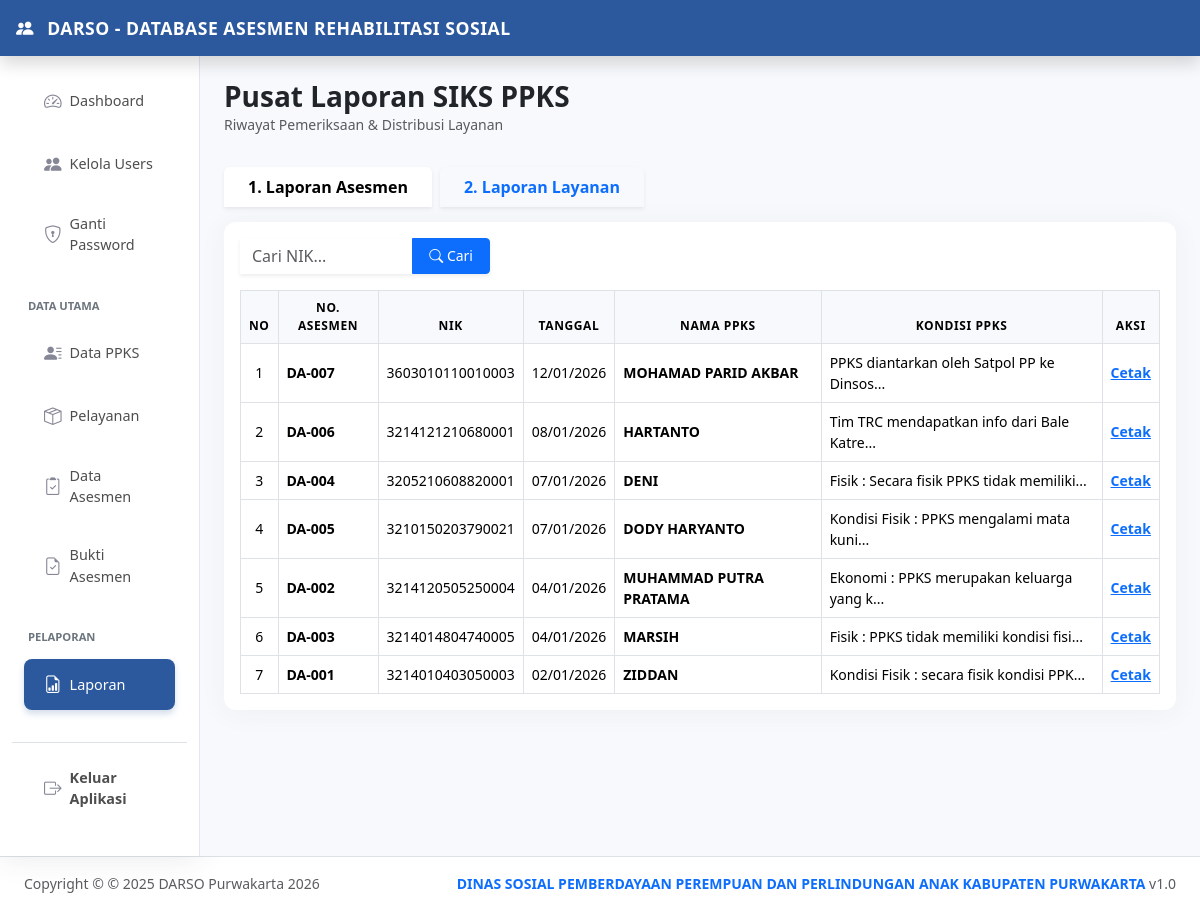
/riwayat-perekaman/index.php (signed in), run on the app's committed database.
### tables this page shows
CREATE TABLE `tbl_asesmen` (
  `no_asesmen` varchar(20) NOT NULL,
  `tgl_asesmen` date NOT NULL,
  `nik` varchar(16) NOT NULL,
  `petugas_asesmen` varchar(100) NOT NULL,
  `kondisi_ppks` text NOT NULL,
  `layanan_dibutuhkan` text DEFAULT NULL,
  `link_bukti` varchar(500) DEFAULT NULL
);

CREATE TABLE `tbl_ppks` (
  `nik` varchar(16) NOT NULL,
  `nama_ppks` varchar(100) NOT NULL,
  `tgl_lahir` date NOT NULL,
  `jk` enum('L','P') NOT NULL,
  `alamat` text NOT NULL,
  `jenis_ppks` varchar(50) NOT NULL
);

### riwayat-perekaman/index.php (the view, shortened to what this page needs)
<?php
require '../templates/header.php';
require '../templates/sidebar.php';
$keyword = isset($_GET['keyword']) ? mysqli_real_escape_string($koneksi, $_GET['keyword']) : '';
$active_tab = isset($_GET['cari_layanan']) ? 'layanan' : 'asesmen';
?>
<main class="col-md-9 ms-sm-auto col-lg-10 px-md-4 min-vh-100" style="background-color: #f8f9fc;">
  <div class="pt-4 pb-3 mb-3">
    <h3 class="fw-bold text-dark mb-0">Pusat Laporan SIKS PPKS</h3>
    <p class="text-muted small mb-0">Riwayat Pemeriksaan & Distribusi Layanan</p>
  </div>
  <ul class="nav nav-tabs border-0 mb-3" id="myTab" role="tablist">
    <li class="nav-item">
      <button class="nav-link <?= $active_tab == 'asesmen' ? 'active' : '' ?> fw-bold border-0 shadow-sm me-2 px-4" data-bs-toggle="tab" data-bs-target="#asesmen" type="button">1. Laporan Asesmen</button>
    </li>
    <li class="nav-item">
      <button class="nav-link <?= $active_tab == 'layanan' ? 'active' : '' ?> fw-bold border-0 shadow-sm px-4" data-bs-toggle="tab" data-bs-target="#layanan" type="button">2. Laporan Layanan</button>
    </li>
  </ul>
  <div class="card border-0 shadow-sm rounded-0">
    <div class="card-body p-3">
      <div class="tab-content">
        <div class="tab-pane fade <?= $active_tab == 'asesmen' ? 'show active' : '' ?>" id="asesmen">
          <form action="" method="get" class="mb-3">
            <div class="input-group shadow-sm" style="max-width: 250px;">
              <input type="text" name="keyword" class="form-control border-0 small text-dark" placeholder="Cari NIK..." value="<?= $keyword ?>">
              <button class="btn btn-primary btn-sm px-3" type="submit"><i class="bi bi-search"></i> Cari</button>
            </div>
          </form>
          <div class="table-responsive">
            <table class="table table-bordered table-hover align-middle mb-0 small">
              <thead class="bg-light fw-bold text-center">
                <tr>
                  <th>No</th>
                  <th>No. Asesmen</th>
                  <th>NIK</th>
                  <th>Tanggal</th>
                  <th>Nama PPKS</th>
                  <th>Kondisi PPKS</th>
                  <th>Aksi</th>
                </tr>
              </thead>
              <tbody>
                <?php
                $no = 1;
                $sql_asesmen = "SELECT * FROM tbl_asesmen INNER JOIN tbl_ppks ON tbl_asesmen.nik = tbl_ppks.nik WHERE 1=1";
                $sql_asesmen .= " ORDER BY tgl_asesmen DESC";
                $query_asesmen = mysqli_query($koneksi, $sql_asesmen);
                while($data = mysqli_fetch_assoc($query_asesmen)){
                ?>
                <tr>
                  <td class="text-center"><?= $no++ ?></td>
                  <td class="fw-bold"><?= $data['no_asesmen'] ?></td>
                  <td><?= $data['nik'] ?></td>
                  <td><?= date('d/m/Y', strtotime($data['tgl_asesmen'])) ?></td>
                  <td class="fw-bold"><?= $data['nama_ppks'] ?></td>
                  <td><?= substr($data['kondisi_ppks'], 0, 40) ?>...</td>
                  <td class="text-center">
                    <a href="laporan.php?id=<?= $data['no_asesmen'] ?>" target="_blank" class="fw-bold text-primary">Cetak</a>
                  </td>
                </tr>
                <?php } ?>
              </tbody>
            </table>
          </div>
        </div>
      </div>
    </div>
  </div>
</main>
<?php require '../templates/footer.php'; ?>

### templates/header.php (style rules this page uses)
:root { color-scheme: light !important; var(--warna-utama): #2c599d; var(--warna-hover): #1e3d6b; }
body { background-color: #f0f2f5 !important; color: #333 !important; }
.card { border: none !important; border-radius: 12px !important; box-shadow: 0 0.15rem 1.75rem 0 rgba(58, 59, 69, 0.05) !important; }
.table thead th { background-color: #f8f9fc; text-transform: uppercase; font-size: 0.75rem; letter-spacing: 0.05em; color: #4e4e4e !important; }

### riwayat-perekaman/index.php (style rules this page uses)
.table thead th, .table tbody td { color: #000 !important; }

### data on the page
tbl_asesmen: no_asesmen "DA-007", nik.nik "3603010110010003", tgl_asesmen "12/01/2026", nik.nama_ppks "MOHAMAD PARID AKBAR", kondisi_ppks "PPKS diantarkan oleh Satpol PP ke Dinsos"
tbl_asesmen: no_asesmen "DA-006", nik.nik "3214121210680001", tgl_asesmen "08/01/2026", nik.nama_ppks "HARTANTO", kondisi_ppks "Tim TRC mendapatkan info dari Bale Katre"
tbl_asesmen: no_asesmen "DA-004", nik.nik "3205210608820001", tgl_asesmen "07/01/2026", nik.nama_ppks "DENI", kondisi_ppks "Fisik : Secara fisik PPKS tidak memiliki"
tbl_asesmen: no_asesmen "DA-005", nik.nik "3210150203790021", tgl_asesmen "07/01/2026", nik.nama_ppks "DODY HARYANTO", kondisi_ppks "Kondisi Fisik : PPKS mengalami mata kuni"
tbl_asesmen: no_asesmen "DA-002", nik.nik "3214120505250004", tgl_asesmen "04/01/2026", nik.nama_ppks "MUHAMMAD PUTRA PRATAMA", kondisi_ppks "Ekonomi : PPKS merupakan keluarga yang k"
tbl_asesmen: no_asesmen "DA-003", nik.nik "3214014804740005", tgl_asesmen "04/01/2026", nik.nama_ppks "MARSIH", kondisi_ppks "Fisik : PPKS tidak memiliki kondisi fisi"
tbl_asesmen: no_asesmen "DA-001", nik.nik "3214010403050003", tgl_asesmen "02/01/2026", nik.nama_ppks "ZIDDAN", kondisi_ppks "Kondisi Fisik : secara fisik kondisi PPK"
